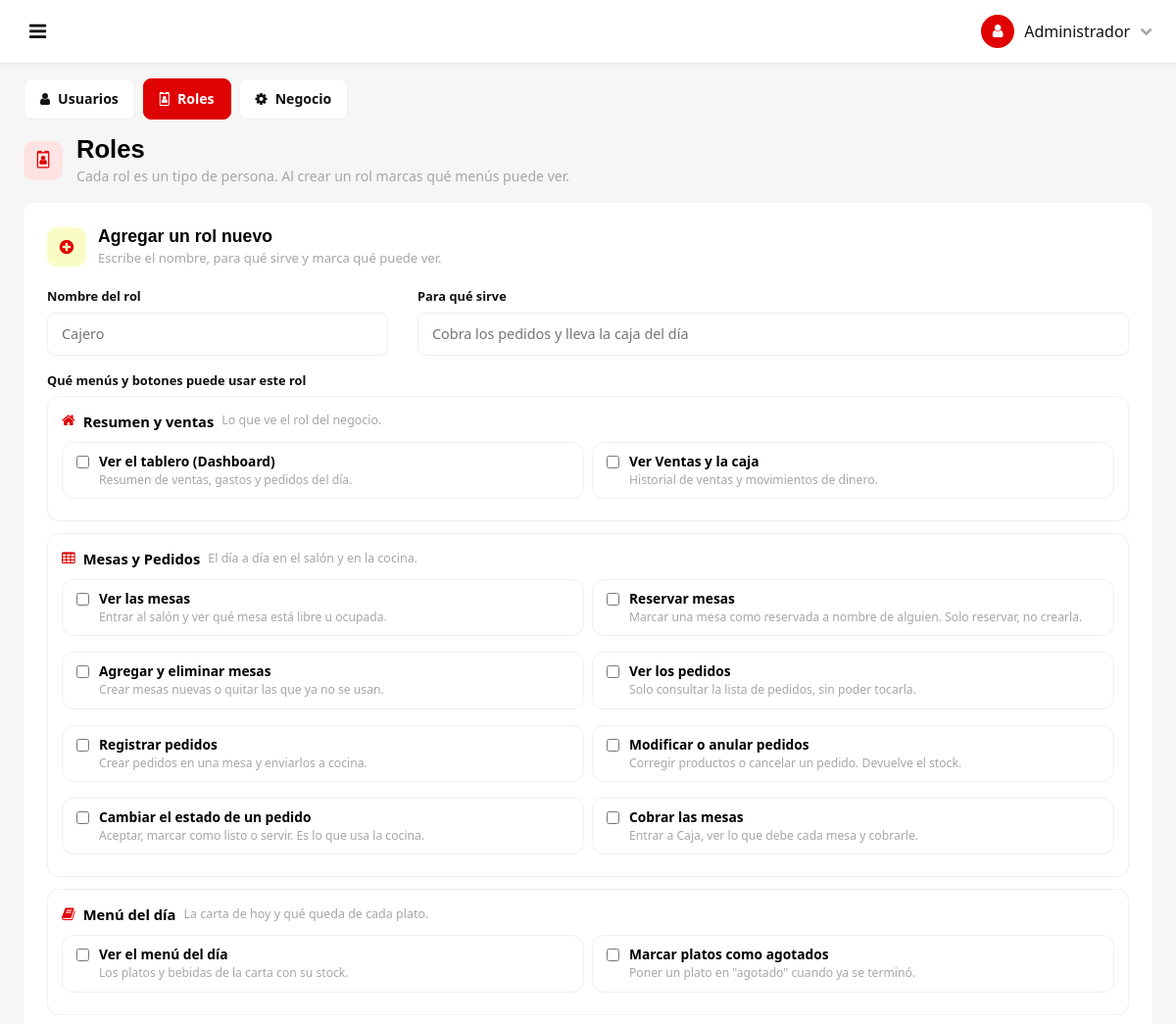
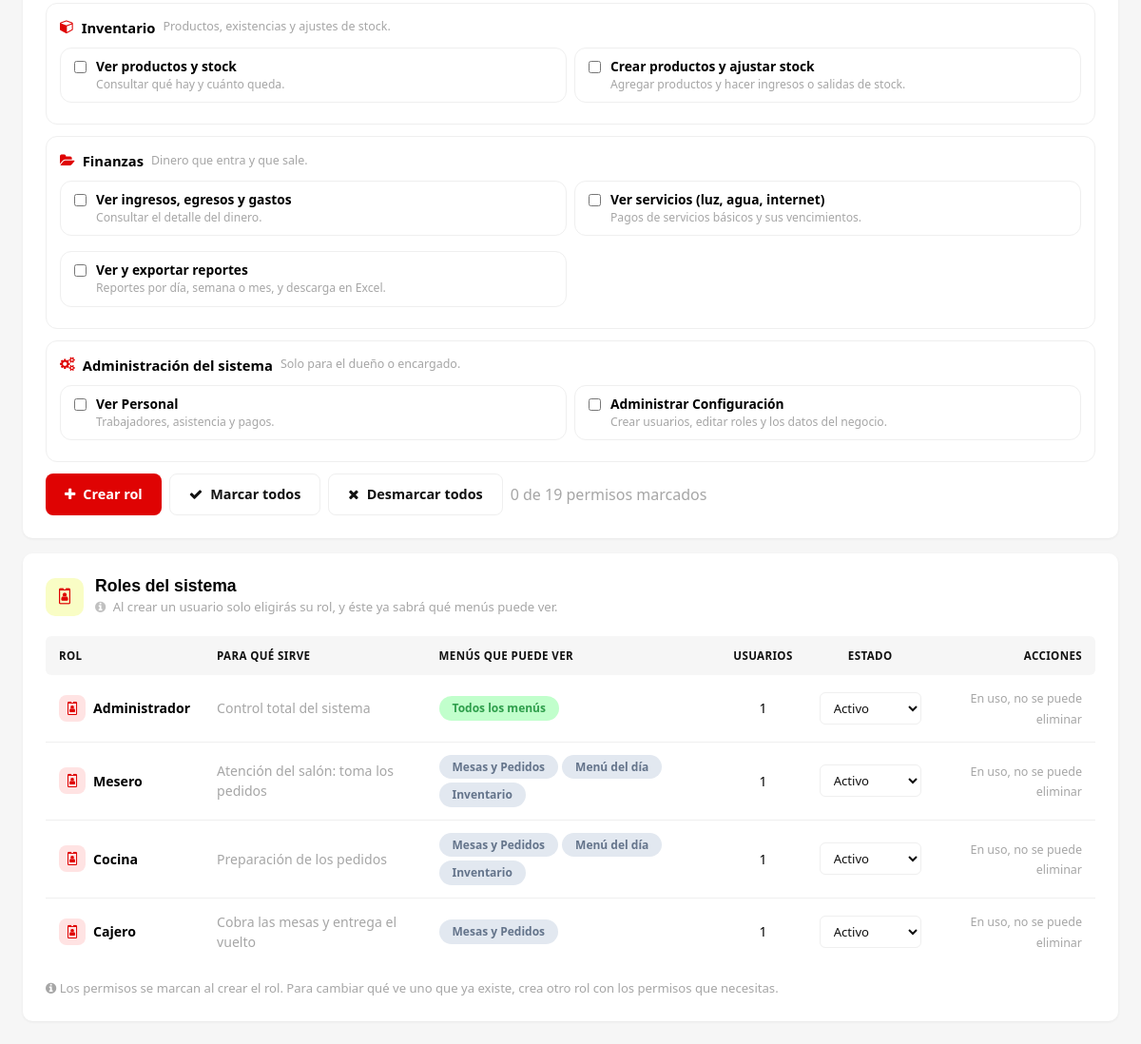
Page /?page=configuracion&tab=roles (signed in) on the committed database (2 pictures, top to bottom).
### tables this page shows
CREATE TABLE permisos (
  id int(11) NOT NULL AUTO_INCREMENT,
  nombre varchar(100) NOT NULL,
  descripcion varchar(255) DEFAULT NULL,
  PRIMARY KEY (id),
  UNIQUE KEY nombre (nombre)
);

CREATE TABLE roles (
  id int(11) NOT NULL AUTO_INCREMENT,
  nombre varchar(50) NOT NULL,
  descripcion varchar(255) DEFAULT NULL,
  estado tinyint(1) NOT NULL DEFAULT 1,
  PRIMARY KEY (id),
  UNIQUE KEY nombre (nombre)
);

### config/permisos.php (called while the page is built, shortened)
<?php
function modulosDelRol(array $idsPermisos, array $grupos): array
{
    $modulos = [];
    foreach ($grupos as $grupo) {
        foreach ($grupo['permisos'] as $permiso) {
            if (in_array((int) $permiso['id'], $idsPermisos, true)) {
                $modulos[] = ['titulo' => $grupo['titulo'], 'icono' => $grupo['icono']];
                break;
            }
        }
    }
    return $modulos;
}
function permisoExplicado(array $fila): array
{
    $clave = (string) $fila['nombre'];
    foreach (gruposDePermisos() as $grupo) {
        if (isset($grupo['items'][$clave])) {
            return [
                'clave'  => $clave,
                'nombre' => $grupo['items'][$clave]['nombre'],
                'ayuda'  => $grupo['items'][$clave]['ayuda'],
            ];
        }
    }
    return [
        'clave'  => $clave,
        'nombre' => ucfirst(str_replace('_', ' ', $clave)),
        'ayuda'  => (string) ($fila['descripcion'] ?? ''),
    ];
}
function permisosAgrupados(array $permisos): array
{
    $porClave = [];
    foreach ($permisos as $fila) {
        $porClave[(string) $fila['nombre']] = $fila;
    }
    $grupos = [];
    foreach (gruposDePermisos() as $grupo) {
        $items = [];
        foreach (array_keys($grupo['items']) as $clave) {
            $items[] = permisoExplicado($porClave[$clave]) + ['id' => (int) $porClave[$clave]['id']];
            unset($porClave[$clave]);
        }
        if ($items) {
            $grupos[] = [
                'titulo'   => $grupo['titulo'],
                'nota'     => trim($grupo['nota'] ?? ''),
                'icono'    => $grupo['icono'] ?? 'fa fa-circle',
                'permisos' => $items,
            ];
        }
    }
    return $grupos;
}

### config/paginacion.php (called while the page is built, shortened)
<?php
function paginaActual(int $porPagina = 25): int
{
    $pagina = (int) ($_GET['p'] ?? 1);
    return max(1, $pagina);
}
function paginar(array $filas, int $porPagina = 25): array
{
    $porPagina = max(1, $porPagina);
    $total     = count($filas);
    $totalPaginas = (int) ceil($total / $porPagina);
    $pagina = min(paginaActual($porPagina), $totalPaginas);
    $pagina = max(1, $pagina);
    $desde = ($pagina - 1) * $porPagina;
    return [
        'filas'        => array_slice($filas, $desde, $porPagina),
        'pagina'       => $pagina,
        'totalPaginas' => $totalPaginas,
        'total'        => $total,
        'desde'        => $desde + 1,
        'hasta'        => min($desde + $porPagina, $total),
    ];
}
    ?>

### views/configuracion/index.php (the view, shortened to what this page needs)
<?php
require_once APP_ROOT . '/models/Permiso.php';
$pestana = $_GET['tab'] ?? 'usuarios';
$pestanasConfig = static function (string $actual): void {
    ?>
    <div class="lg-segmentos mb-3">
        <a href="<?= url('configuracion') ?>" class="lg-segmento<?= $actual === 'usuarios' ? ' is-activo' : '' ?>">
            <i class="fa fa-user"></i> Usuarios
        </a>
        <a href="<?= url('configuracion') ?>&tab=roles" class="lg-segmento<?= $actual === 'roles' ? ' is-activo' : '' ?>">
            <i class="fa fa-id-badge"></i> Roles
        </a>
        <a href="<?= url('configuracion') ?>&tab=negocio" class="lg-segmento<?= $actual === 'negocio' ? ' is-activo' : '' ?>">
            <i class="fa fa-cog"></i> Negocio
        </a>
    </div>
    <?php
};
$pestanasConfig($pestana);
require_once APP_ROOT . '/config/permisos.php';
$db = conexionDB();
$roles = $db->query(
    "SELECT r.id, r.nombre, r.descripcion, r.estado,
            (SELECT COUNT(*) FROM usuarios u WHERE u.rol_id = r.id) AS usuarios
        FROM roles r
        ORDER BY r.id"
)->fetchAll();
$permisos = $db->query("SELECT id, nombre, descripcion FROM permisos ORDER BY id")->fetchAll();
$porRol = [];
foreach ($db->query("SELECT rol_id, permiso_id FROM rol_permiso")->fetchAll() as $fila) {
    $porRol[$fila['rol_id']][] = (int) $fila['permiso_id'];
}
$grupos = permisosAgrupados($permisos);
$totalPermisos = count($permisos);
$pagRoles = paginar($roles, 20);
$permisoConfig = null;
foreach ($permisos as $p) {
    if ((string) $p['nombre'] === 'configuracion') {
        $permisoConfig = (int) $p['id'];
    }
}
$esAdmin = static function (array $ids) use ($permisoConfig): bool {
    return $permisoConfig !== null && in_array($permisoConfig, $ids, true);
};
?>
<div class="lg-card mb-3">
    <div class="lg-card-head">
        <span class="lg-card-icon"><i class="fa fa-plus-circle"></i></span>
        <div class="flex-grow-1">
            <h2 class="lg-card-title">Agregar un rol nuevo</h2>
            <p class="lg-card-subtitle">
                Escribe el nombre, para qu&eacute; sirve y marca qu&eacute; puede ver.
            </p>
        </div>
    </div>
    <form method="POST" action="<?= url('configuracion') ?>&tab=roles">
        <div class="row">
            <div class="col-md-4 mb-3">
                <label class="lg-label" for="rolNombre">Nombre del rol</label>
                <input type="text" class="lg-input" id="rolNombre" name="nombre"
                        placeholder="Cajero" maxlength="40" required>
            </div>
            <div class="col-md-8 mb-3">
                <label class="lg-label" for="rolDescripcion">Para qué sirve</label>
                <input type="text" class="lg-input" id="rolDescripcion" name="descripcion"
                    placeholder="Cobra los pedidos y lleva la caja del día" maxlength="160">
            </div>
        </div>
        <label class="lg-label">
            Qué menús y botones puede usar este rol
        </label>
        <?php foreach ($grupos as $grupo): ?>
            <div class="lg-rol-grupo">
                <div class="lg-rol-grupo-head">
                    <i class="<?= htmlspecialchars($grupo['icono']) ?>"></i>
                    <span><?= htmlspecialchars($grupo['titulo']) ?></span>
                    <?php if ($grupo['nota'] !== ''): ?>
                        <small class="lg-muted"><?= htmlspecialchars($grupo['nota']) ?></small>
                    <?php endif; ?>
                </div>
                <div class="lg-rol-grupo-items">
                    <?php foreach ($grupo['permisos'] as $permiso): ?>
                        <label class="lg-chip lg-chip--permiso">
                            <input type="checkbox" name="permisos[]" value="<?= (int) $permiso['id'] ?>"
                                class="js-permiso-nuevo">
                            <span>
                                <strong><?= htmlspecialchars($permiso['nombre']) ?></strong>
                                <small class="lg-muted d-block"><?= htmlspecialchars($permiso['ayuda']) ?></small>
                            </span>
                        </label>
                    <?php endforeach; ?>
                </div>
            </div>
        <?php endforeach; ?>
        <div class="d-flex flex-wrap gap-2 align-items-center">
            <button type="submit" name="crear_rol" value="1" class="lg-btn lg-btn--primary">
                <i class="fa fa-plus"></i> Crear rol
            </button>
            <button type="button" class="lg-btn lg-btn--ghost js-marcar-todo">
                <i class="fa fa-check"></i> Marcar todos
            </button>
            <button type="button" class="lg-btn lg-btn--ghost js-desmarcar-todo">
                <i class="fa fa-times"></i> Desmarcar todos
            </button>
            <span class="lg-muted js-cuenta">
                0 de <?= $totalPermisos ?> permisos marcados
            </span>
        </div>
    </form>
</div>
<div class="lg-card">
    <div class="lg-card-head">
        <span class="lg-card-icon"><i class="fa fa-id-badge"></i></span>
        <div class="flex-grow-1">
            <h2 class="lg-card-title">Roles del sistema</h2>
            <p class="lg-card-subtitle">
                <i class="fa fa-info-circle"></i>
                Al crear un usuario solo eligirás su rol, y éste ya
                sabrá qué menús puede ver.
            </p>
        </div>
    </div>
    <div class="table-responsive">
        <table class="lg-table">
            <thead>
                <tr>
                    <th>Rol</th>
                    <th>Para qué sirve</th>
                    <th>Menús que puede ver</th>
                    <th class="text-center">Usuarios</th>
                    <th class="text-center">Estado</th>
                    <th class="text-right">Acciones</th>
                </tr>
            </thead>
            <tbody>
                <?php foreach ($pagRoles['filas'] as $rol): ?>
                    <?php
                    $rolId   = (int) $rol['id'];
                    $ids     = $porRol[$rolId] ?? [];
                    $modulos = modulosDelRol($ids, $grupos);
                    $admin   = $esAdmin($ids);
                    ?>
                    <tr>
                        <td>
                            <span class="lg-fila-nombre">
                                <span class="lg-fila-icono">
                                    <i class="fa fa-id-badge"></i>
                                </span>
                                <span class="lg-fila-texto">
                                    <strong><?= htmlspecialchars($rol['nombre']) ?></strong>
                                </span>
                            </span>
                        </td>
                        <td class="lg-muted"><?= htmlspecialchars($rol['descripcion'] ?? '') ?></td>
                        <td>
                            <span class="lg-pilas">
                                <?php if ($admin): ?>
                                    <span class="lg-pill lg-pill--verde">Todos los menús</span>
                                <?php elseif ($modulos): ?>
                                    <?php foreach ($modulos as $modulo): ?>
                                        <span class="lg-pill lg-pill--pizarra">
                                            <?= htmlspecialchars($modulo['titulo']) ?>
                                        </span>
                                    <?php endforeach; ?>
                                <?php else: ?>
                                    <span class="lg-muted">Ninguno</span>
                                <?php endif; ?>
                            </span>
                        </td>
                        <td class="text-center"><?= (int) $rol['usuarios'] ?></td>
                        <td class="text-center">
                            <form method="POST" action="<?= url('configuracion') ?>&tab=roles">
                                <select name="estado" class="lg-select lg-select--sm"
                                        onchange="this.form.submit();">
                                    <option value="1" <?= (int) $rol['estado'] === 1 ? 'selected' : '' ?>>Activo</option>
                                </select>
                            </form>
                        </td>
                        <td class="text-right">
                            <?php if ((int) $rol['usuarios'] === 0): ?>
                                <button type="submit" name="eliminar_rol" value="<?= $rolId ?>"
                                        form="form-eliminar-<?= $rolId ?>"
                                        class="lg-btn lg-btn--sm lg-btn--ghost">
                                    <i class="fa fa-trash-o"></i> Eliminar
                                </button>
                                <form id="form-eliminar-<?= $rolId ?>" method="POST"
                                    action="<?= url('configuracion') ?>&tab=roles" style="display:none;">
                                    <input type="hidden" name="rol_id" value="<?= $rolId ?>">
                                </form>
                            <?php else: ?>
                                <span class="lg-muted" style="font-size:.78rem;">
                                    En uso, no se puede eliminar
                                </span>
                            <?php endif; ?>
                        </td>
                    </tr>
                <?php endforeach; ?>
            </tbody>
        </table>
    </div>
    <p class="lg-muted mt-3 mb-0" style="font-size:.82rem;">
        <i class="fa fa-info-circle"></i>
        Los permisos se marcan al crear el rol. Para cambiar qu&eacute; ve uno que ya
        existe, crea otro rol con los permisos que necesitas.
    </p>
</div>

### rows in the picture
permisos: nombre "Ver el tablero (Dashboard)", ayuda "Resumen de ventas, gastos y pedidos del día."
permisos: nombre "Ver Ventas y la caja", ayuda "Historial de ventas y movimientos de dinero."
permisos: nombre "Ver las mesas", ayuda "Entrar al salón y ver qué mesa está libre u ocupada."
permisos: nombre "Reservar mesas", ayuda "Marcar una mesa como reservada a nombre de alguien. Solo reservar, no crearla."
permisos: descripcion "Agregar y eliminar mesas", ayuda "Crear mesas nuevas o quitar las que ya no se usan."
permisos: nombre "Ver los pedidos", ayuda "Solo consultar la lista de pedidos, sin poder tocarla."
permisos: nombre "Registrar pedidos", ayuda "Crear pedidos en una mesa y enviarlos a cocina."
permisos: nombre "Modificar o anular pedidos", ayuda "Corregir productos o cancelar un pedido. Devuelve el stock."
permisos: nombre "Cambiar el estado de un pedido", ayuda "Aceptar, marcar como listo o servir. Es lo que usa la cocina."
permisos: nombre "Cobrar las mesas", ayuda "Entrar a Caja, ver lo que debe cada mesa y cobrarle."
permisos: nombre "Ver el menú del día", ayuda "Los platos y bebidas de la carta con su stock."
permisos: nombre "Marcar platos como agotados", ayuda "Poner un plato en \"agotado\" cuando ya se terminó."
permisos: descripcion "Ver productos y stock", ayuda "Consultar qué hay y cuánto queda."
permisos: descripcion "Crear productos y ajustar stock", ayuda "Agregar productos y hacer ingresos o salidas de stock."
permisos: nombre "Ver ingresos, egresos y gastos", ayuda "Consultar el detalle del dinero."
permisos: nombre "Ver servicios (luz, agua, internet)", ayuda "Pagos de servicios básicos y sus vencimientos."
permisos: descripcion "Ver y exportar reportes", ayuda "Reportes por día, semana o mes, y descarga en Excel."
permisos: nombre "Ver Personal", ayuda "Trabajadores, asistencia y pagos."
permisos: nombre "Administrar Configuración", ayuda "Crear usuarios, editar roles y los datos del negocio."
roles: nombre "Administrador", descripcion "Control total del sistema", shows "Todos los menús", usuarios "1", estado "Activo"
roles: nombre "Mesero", descripcion "Atención del salón: toma los pedidos", titulo "Mesas y Pedidos", titulo "Menú del día", titulo "Inventario", usuarios "1", estado "Activo"
roles: nombre "Cocina", descripcion "Preparación de los pedidos", titulo "Mesas y Pedidos", titulo "Menú del día", titulo "Inventario", usuarios "1", estado "Activo"
roles: nombre "Cajero", descripcion "Cobra las mesas y entrega el vuelto", titulo "Mesas y Pedidos", usuarios "1", estado "Activo"

### other values in the picture
$usuarioActual['rol'] "Administrador"
$titulo "Roles"
$subtitulo "Cada rol es un tipo de persona. Al crear un rol marcas qué menús puede ver."
$grupo['titulo'] "Resumen y ventas"
$grupo['nota'] "Lo que ve el rol del negocio."
$grupo['titulo'] "Mesas y Pedidos"
$grupo['nota'] "El día a día en el salón y en la cocina."
$grupo['titulo'] "Menú del día"
$grupo['nota'] "La carta de hoy y qué queda de cada plato."
$grupo['titulo'] "Inventario"
$grupo['nota'] "Productos, existencias y ajustes de stock."
$grupo['titulo'] "Finanzas"
$grupo['nota'] "Dinero que entra y que sale."
$grupo['titulo'] "Administración del sistema"
$grupo['nota'] "Solo para el dueño o encargado."
